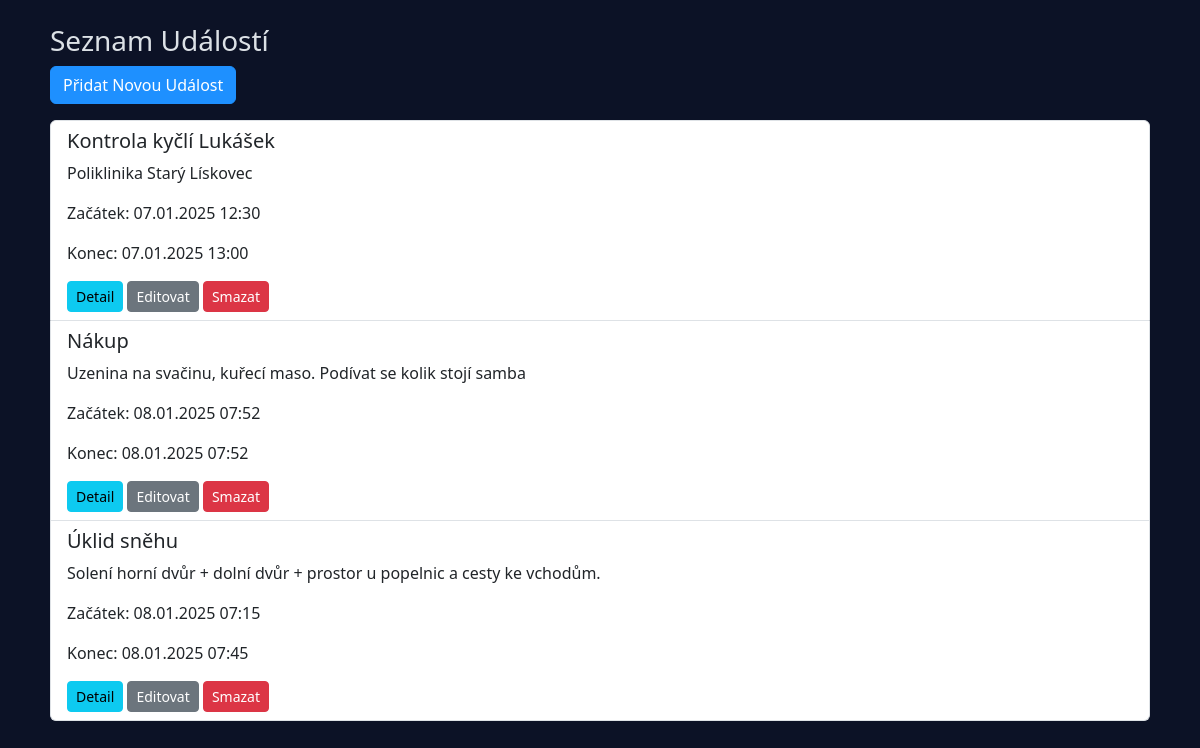
The app's page /events with its own data.
### models.py (models this page shows)
class Event(db.Model):
    __tablename__ = 'events'
    id = db.Column(db.Integer, primary_key=True, autoincrement=True)
    name = db.Column(db.String(100), nullable=False)
    description = db.Column(db.Text, nullable=True)
    events_category_id = db.Column(db.Integer, db.ForeignKey('events_category.id'), nullable=False)
    start_date = db.Column(db.DateTime, nullable=False)
    end_date = db.Column(db.DateTime, nullable=False)
    done = db.Column(db.Boolean, default=False)
    category = db.relationship('EventCategory', back_populates='events')
    badges = db.relationship('EventBadge', secondary=event_badge_association, back_populates='events')

### routes/event_list.py (the view)
def event_list():
    events = Event.query.all()
    current_year = datetime.now().year
    current_month_number = datetime.now().month
    theme = request.cookies.get('theme', 'dark')
    return render_template('event_list.html', events=events, current_year=current_year, current_month_number=current_month_number, theme=theme)

### templates/event_list.html (shortened to what this page needs)
{% extends "base.html" %}
{% block content %}
    <h3>Seznam Událostí</h3>
    <a href="{{ url_for('event_add') }}" class="btn btn-primary">Přidat Novou Událost</a>
    <ul class="list-group mt-3">
        {% for event in events %}
            <li class="list-group-item">
                <h5>{{ event.name }}</h5>
                <p>{{ event.description }}</p>
                <p>Začátek: {{ event.start_date.strftime('%d.%m.%Y %H:%M') }}</p>
                <p>Konec: {{ event.end_date.strftime('%d.%m.%Y %H:%M') }}</p>
                <a href="{{ url_for('event_view', event_id=event.id) }}" class="btn btn-info btn-sm">Detail</a>
                <a href="{{ url_for('event_edit', event_id=event.id) }}" class="btn btn-secondary btn-sm">Editovat</a>
                <form action="{{ url_for('event_delete', event_id=event.id) }}" method="POST" style="display:inline;">
                    <button type="submit" class="btn btn-danger btn-sm">Smazat</button>
                </form>
            </li>
        {% endfor %}
    </ul>
{% endblock %}

### templates/base.html (shortened to what this page needs)
<!doctype html>
<html lang="cs">
<head>
    <link href="https://cdn.jsdelivr.net/npm/bootstrap@5.3.0/dist/css/bootstrap.min.css" rel="stylesheet">
    <link rel="stylesheet" href="https://cdnjs.cloudflare.com/ajax/libs/bootstrap-icons/1.10.2/font/bootstrap-icons.min.css">
    {% if theme == 'dark' %}
    <link rel="stylesheet" href="{{ url_for('static', filename='dark.css') }}">
    {% else %}
    <link rel="stylesheet" href="{{ url_for('static', filename='light.css') }}">
    {% endif %}
</head>
<body>
    <div class="container mt-1">
        {% block content %}{% endblock %}
    </div>
</body>
</html>

### static/dark.css (style rules this page uses)
body { background-color: #0c1226; color: #f8f9fa; font-family: 'Segoe UI', Tahoma, Geneva, Verdana, sans-serif; }
.container { padding: 20px; border-radius: 10px; background-color: transparent; }
h3, h4, label { color: #dce1e6; }
.btn-primary { background-color: #1e90ff; border-color: #1e90ff; }

### records on screen
Event: name "Kontrola kyčlí Lukášek", description "Poliklinika Starý Lískovec", start_date "07.01.2025 12:30", end_date "07.01.2025 13:00"
Event: name "Nákup", description "Uzenina na svačinu, kuřecí maso. Podívat se kolik stojí samba", start_date "08.01.2025 07:52", end_date "08.01.2025 07:52"
Event: name "Úklid sněhu", description "Solení horní dvůr + dolní dvůr + prostor u popelnic a cesty ke vchodům.", start_date "08.01.2025 07:15", end_date "08.01.2025 07:45"
